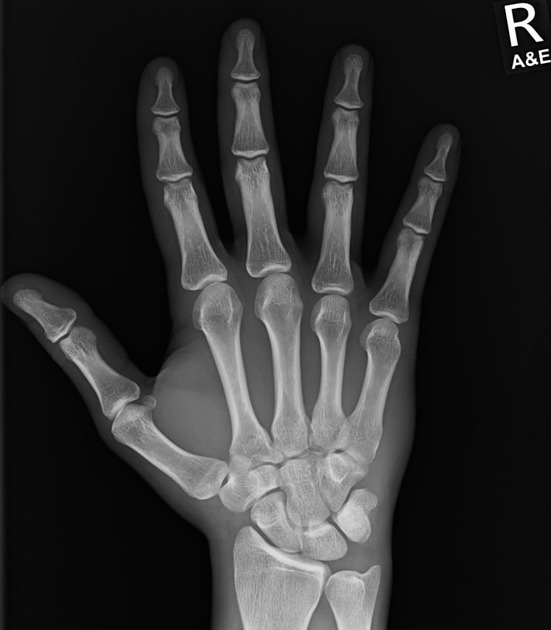
#> input picture data/raw/hand_xray.jpeg, 551 x 630 px
$ jupyter execute --allow-errors smart_preprocessor.ipynb
#> lines starting #> are read from the running program, lines starting #| are printed output that depends on the picture
# smart preprocessor

[cell 1]
import os
import cv2
import numpy as np
import matplotlib.pyplot as plt

[cell 2]
# Definir caminho para nossa pasta principal
base_path = '../data/processed/noise_database'

[cell 3]
# usei 'os.path.join' para fazer os caminhos das subpastas
gaussian_path = os.path.join(base_path, 'gaussian')
salt_pepper_path = os.path.join(base_path, 'salt_and_pepper')

[cell 4]
os.makedirs(base_path, exist_ok=True) # garante que o código não de erro se for rodado novamente
os.makedirs(gaussian_path, exist_ok=True)
os.makedirs(salt_pepper_path, exist_ok=True)

[cell 5]
print(f'Pastas criadas em: {os.path.abspath(base_path)}')

RUIDO GAUSSIANO

[cell 6]
image_path = '../data/raw/hand_xray.jpeg'
image = cv2.imread(image_path, cv2.IMREAD_GRAYSCALE)
#> image is the input picture: shape (630, 551); min 0, max 255, mean 46.5

[cell 7]
num_images_generated = 50 #Vamos criar 50 imagens "sujas" para salvar no "banco de dados" e alimentar a IA

[cell 8]
#Loop da geração das imagens
for i in range(num_images_generated):
    #Definir padrão dos ruídos
    mean = 0
    std_dev = 70

    gaussian_noise = np.random.normal(mean, std_dev, image.shape)
    noisy_image = cv2.add(image.astype(np.float64), gaussian_noise).astype(np.uint8)

    #Nome da imagem
    filename = f'gaussian_{i:03d}.png'

    #juntando o caminho das pastas
    save_path = os.path.join(gaussian_path, filename)

    cv2.imwrite(save_path, noisy_image)
#> this loop made 50 passes
#> pass 1, `noisy_image = cv2.add(image.astype(np.float64), gaussian_noise).astype..`:
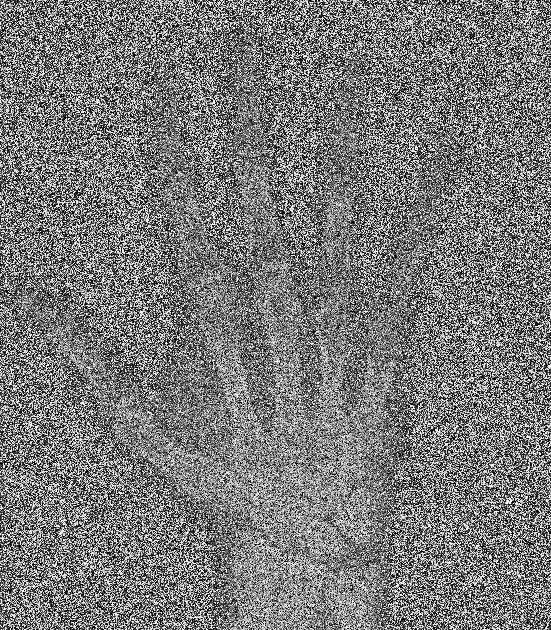
#> noisy_image: shape (630, 551); min 0, max 255, mean 121.7
#> pass 2, `noisy_image = cv2.add(image.astype(np.float64), gaussian_noise).astype..`:
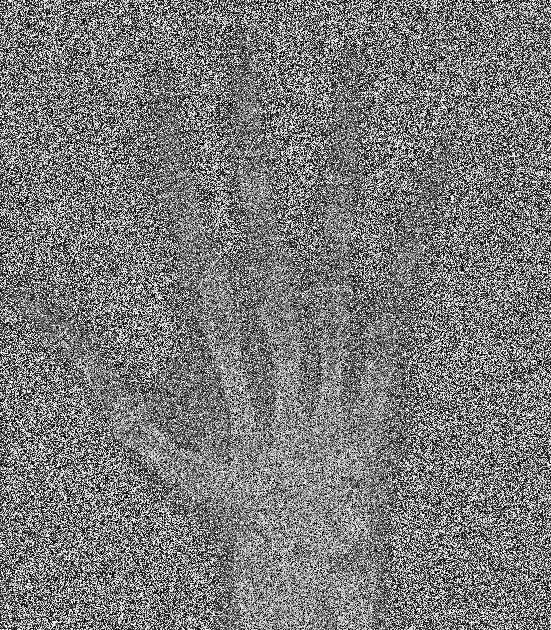
#> noisy_image: shape (630, 551); min 0, max 255, mean 121.7
#> pass 3, `noisy_image = cv2.add(image.astype(np.float64), gaussian_noise).astype..`:
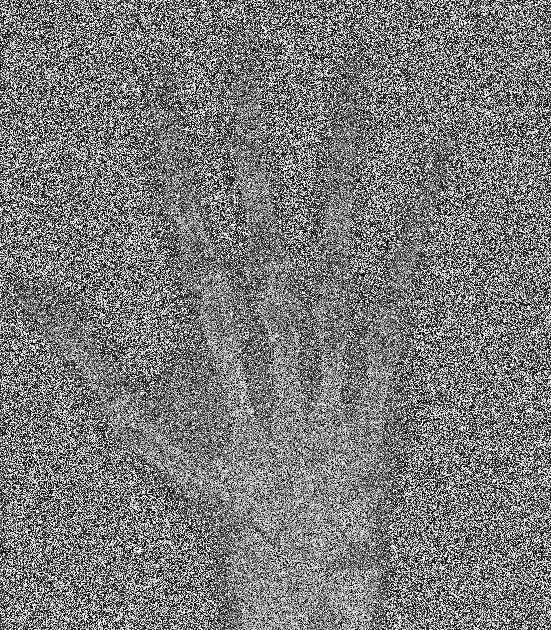
#> noisy_image: shape (630, 551); min 0, max 255, mean 122

print(f"Concluido, foram adicionadas {num_images_generated} imagens na pasta '{gaussian_path}'")
#| Concluido, foram adicionadas 50 imagens na pasta '../data/processed/noise_database/gaussian'

[cell 9]
noise_percentage = 0.05

[cell 10]
#LOOP
for i in range(num_images_generated):
    noisy_image = image.copy()

    #sal e pimenta
    num_salt = int( (noisy_image.size * noise_percentage) / 2)
    num_pepper = int( (noisy_image.size * noise_percentage) / 2)

    #sortear coordenadas
    salt_rows = np.random.randint(0, image.shape[0] - 1, num_salt)
    salt_cols = np.random.randint(0, image.shape[1] - 1, num_salt)
    noisy_image[salt_rows, salt_cols] = 255 #muda todos os pixels sorteadas para branco (255)

    pepper_rows = np.random.randint(0, image.shape[0] - 1, num_pepper)
    pepper_cols = np.random.randint(0, image.shape[1] - 1, num_pepper)
    noisy_image[pepper_rows, pepper_cols] = 0

    filename = f"salt_pepper_{i:03d}.png"
    save_path = os.path.join(salt_pepper_path, filename)
    cv2.imwrite(save_path, noisy_image)
#> this loop made 50 passes
#> pass 1, `cv2.imwrite(save_path, noisy_image)`:
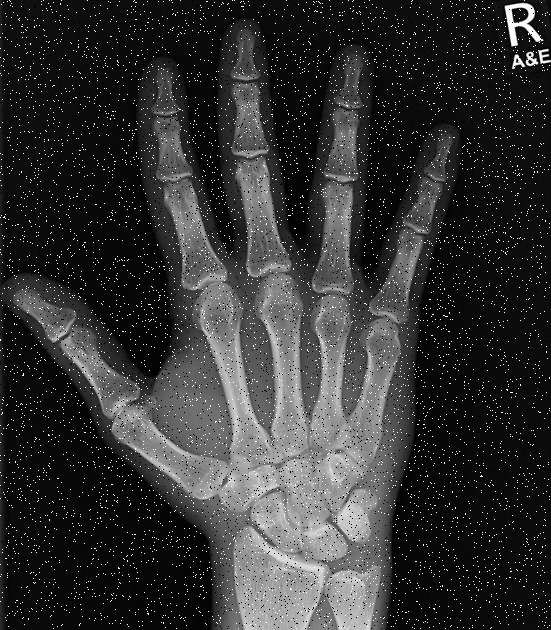
#> saved as salt_pepper_000.png: shape (630, 551); min 0, max 255, mean 50.4
#> pass 2, `cv2.imwrite(save_path, noisy_image)`:
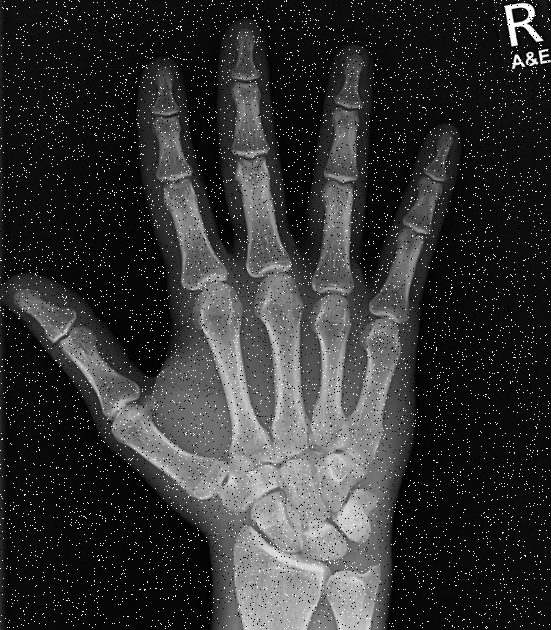
#> saved as salt_pepper_001.png: shape (630, 551); min 0, max 255, mean 50.4
#> after the loop:
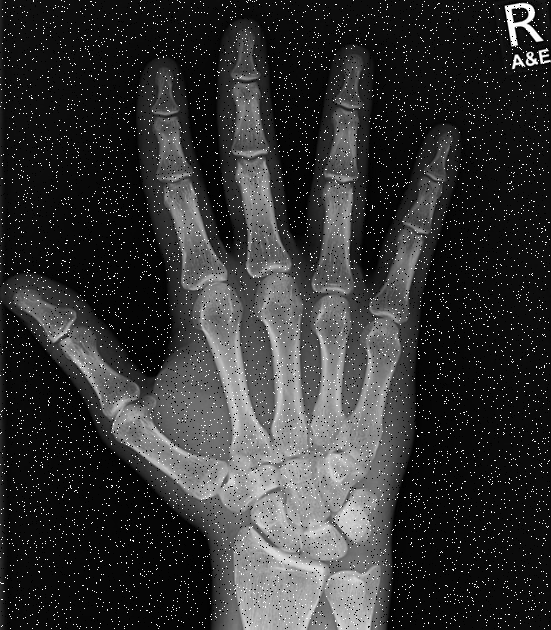
#> noisy_image: shape (630, 551); min 0, max 255, mean 50.4

[cell 11]
features = []
labels = []

[cell 12]
for filename in os.listdir(gaussian_path):
    image_path = os.path.join(gaussian_path, filename)
    image_gaussian = cv2.imread(image_path, cv2.IMREAD_GRAYSCALE)

    hist = cv2.calcHist([image_gaussian], [0], None, [256], [0, 256])
#> hist = 256 values, max 3226 at index 0, min 966 at index 130, mean 1356
    cv2.normalize(hist, hist, alpha=0, beta=1, norm_type=cv2.NORM_MINMAX)

    features.append(hist.flatten())
    labels.append(0)

for filename in os.listdir(salt_pepper_path):
    image_path = os.path.join(salt_pepper_path, filename)
    image = cv2.imread(image_path, cv2.IMREAD_GRAYSCALE)

    hist = cv2.calcHist([image], [0], None, [256], [0, 256])
#> hist = 256 values, max 24549 at index 13, min 1 at index 224, mean 1356
    cv2.normalize(hist, hist, alpha=0, beta=1, norm_type=cv2.NORM_MINMAX)

    features.append(hist.flatten())
    labels.append(1)

features = np.array(features)
labels = np.array(labels)

print(f"Formato da matriz de features: {features.shape}")
#| Formato da matriz de features: (2, 256)
print(f"Formato do vetor labels: {labels.shape}")

[cell 13]
from sklearn.model_selection import train_test_split
from sklearn.preprocessing import StandardScaler
from sklearn.svm import SVC
from sklearn.metrics import accuracy_score

[cell 14]
x_train, x_test, y_train, y_test = train_test_split(features, labels, test_size=0.2, random_state=42)
#> y_train = [0]; y_test = [1]

scaler = StandardScaler()
x_train_scaled = scaler.fit_transform(x_train)
x_test_scaled = scaler.fit_transform(x_test)

model = SVC(kernel='linear')
#> (the rest of this cell did not finish here and is left out)
